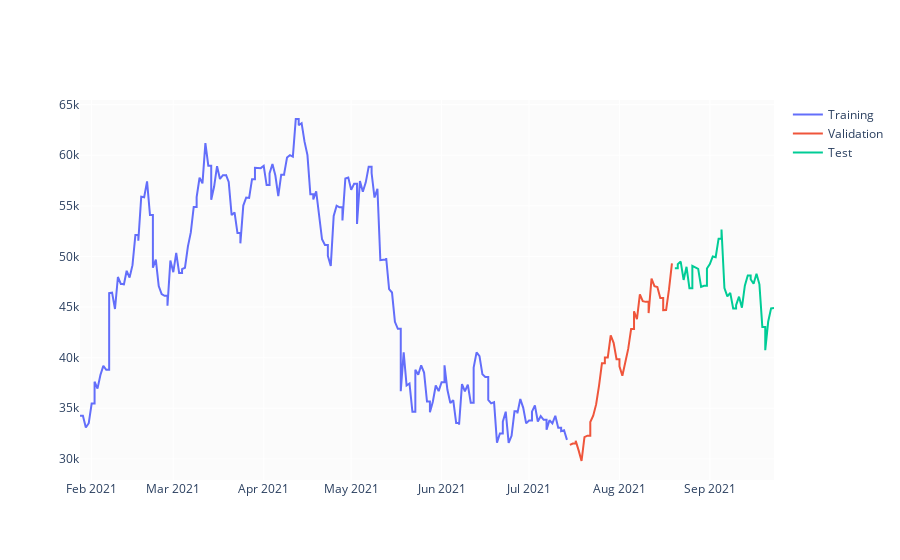

Notebook cell for this chart:
### Markdown cell above
Here I split data frame into three subsets: training (70%), validation (15%) and test (15%) sets. I calculated split indices and create three separate frames (train_df, valid_df, test_df). All three frames have been ploted in the chart below.

### Code cell
test_size  = 0.15
valid_size = 0.15

test_split_idx  = int(df.shape[0] * (1-test_size))
valid_split_idx = int(df.shape[0] * (1-(valid_size+test_size)))

train_df  = df.loc[:valid_split_idx].copy()
valid_df  = df.loc[valid_split_idx+1:test_split_idx].copy()
test_df   = df.loc[test_split_idx+1:].copy()

fig = go.Figure()
fig.add_trace(go.Scatter(x=train_df.date, y=train_df.BTCUSDT_close, name='Training'))
fig.add_trace(go.Scatter(x=valid_df.date, y=valid_df.BTCUSDT_close, name='Validation'))
fig.add_trace(go.Scatter(x=test_df.date,  y=test_df.BTCUSDT_close,  name='Test'))
fig.show()
